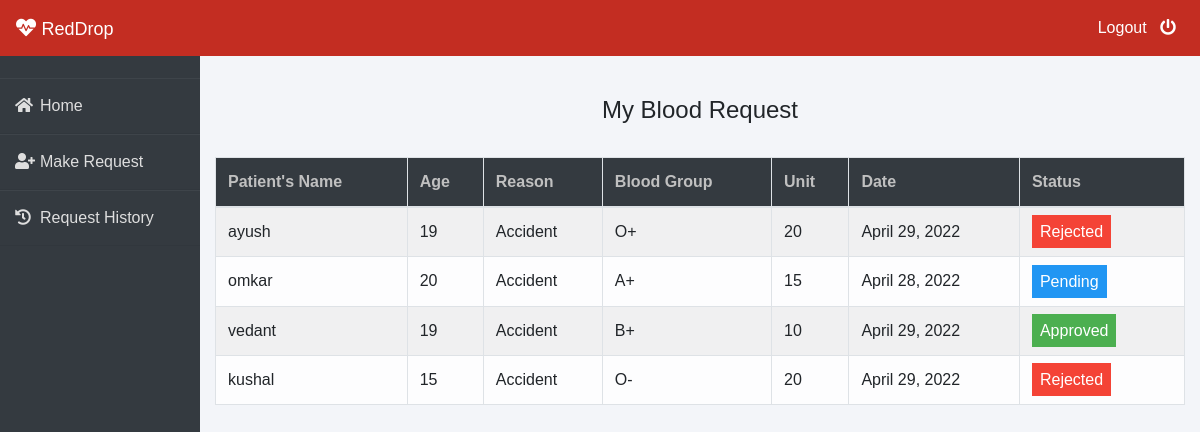
The page /patient/my-request (signed in) on the database its author committed.
### blood/models.py (models this page shows, shortened)
class BloodRequest(models.Model):
    request_by_patient=models.ForeignKey(pmodels.Patient,null=True,on_delete=models.CASCADE)
    request_by_donor=models.ForeignKey(dmodels.Donor,null=True,on_delete=models.CASCADE)
    patient_name=models.CharField(max_length=30)
    patient_age=models.PositiveIntegerField()
    reason=models.CharField(max_length=500)
    bloodgroup=models.CharField(max_length=10)
    unit=models.PositiveIntegerField(default=0)
    status=models.CharField(max_length=20,default="Pending")
    date=models.DateField(auto_now=True)

### patient/views.py (the view)
# urls.py: path('my-request', views.my_request_view,name='my-request'),
def my_request_view(request):
    patient= models.Patient.objects.get(user_id=request.user.id)
    blood_request=bmodels.BloodRequest.objects.all().filter(request_by_patient=patient)
    return render(request,'patient/my_request.html',{'blood_request':blood_request})

### templates/patient/my_request.html (shortened to what this page needs)
{% extends 'patient/patientbase.html' %}
{% block content %}
{% load widget_tweaks %}
{%load static%}
<head>
   </head>
<br><br>
<div class="container">
    <H4 class="text-center">My Blood Request</H4><br>
    <table class="table table-light table-hover table-bordered table-striped">
        <thead class="bg-dark">
            <tr>
                <th scope="col" style="color: rgb(192, 192, 192);">Patient's Name</th>
                <th scope="col" style="color: rgb(192, 192, 192);">Age</th>
                <th scope="col" style="color: rgb(192, 192, 192);">Reason</th>
                <th scope="col" style="color: rgb(192, 192, 192);">Blood Group</th>
                <th scope="col" style="color: rgb(192, 192, 192);">Unit</th>
                <th scope="col" style="color: rgb(192, 192, 192);">Date</th>
                <th scope="col" style="color: rgb(192, 192, 192);">Status</th>
            </tr>
        </thead>
        <tbody>
            {% for t in blood_request %}
            <tr>
                <td> {{t.patient_name}}</td>
                <td>{{t.patient_age}}</td>
                <td>{{t.reason}}</td>
                <td>{{t.bloodgroup}}</td>
                <td>{{t.unit}}</td>
                <td>{{t.date}}</td>
                {% if t.status == 'Approved' %}
                <td><span class="label success"> Approved</span></td>
                {% elif t.status == 'Rejected' %}
                <td><span class="label danger">Rejected</span></td>
                {% else %}
                <td><span style="color: white;margin-left: 0px;" class="label info">Pending</span></td>
                {% endif %}
            </tr>
            {% endfor %}
        </tbody>
    </table>
</div>
{% endblock content %}

### templates/patient/patientbase.html (style rules this page uses)
* { margin: 0; padding: 0; box-sizing: border-box; list-style: none; text-decoration: none; font-family: 'Josefin Sans', sans-serif; }
body { background-color: #f3f5f9; }
.wrapper .main_content .info { margin: 20px; color: #717171; line-height: 25px; }

### templates/patient/my_request.html (style rules this page uses)
.label { color: white; padding: 8px; }
.success { background-color: #4CAF50; }
.info { background-color: #2196F3; }
.danger { background-color: #f44336; }

### rows shown on the page
BloodRequest: patient_name "ayush", patient_age "19", reason "Accident", bloodgroup "O+", unit "20", date "April 29, 2022", status "Rejected"
BloodRequest: patient_name "omkar", patient_age "20", reason "Accident", bloodgroup "A+", unit "15", date "April 28, 2022", status "Pending"
BloodRequest: patient_name "vedant", patient_age "19", reason "Accident", bloodgroup "B+", unit "10", date "April 29, 2022", status "Approved"
BloodRequest: patient_name "kushal", patient_age "15", reason "Accident", bloodgroup "O-", unit "20", date "April 29, 2022", status "Rejected"
